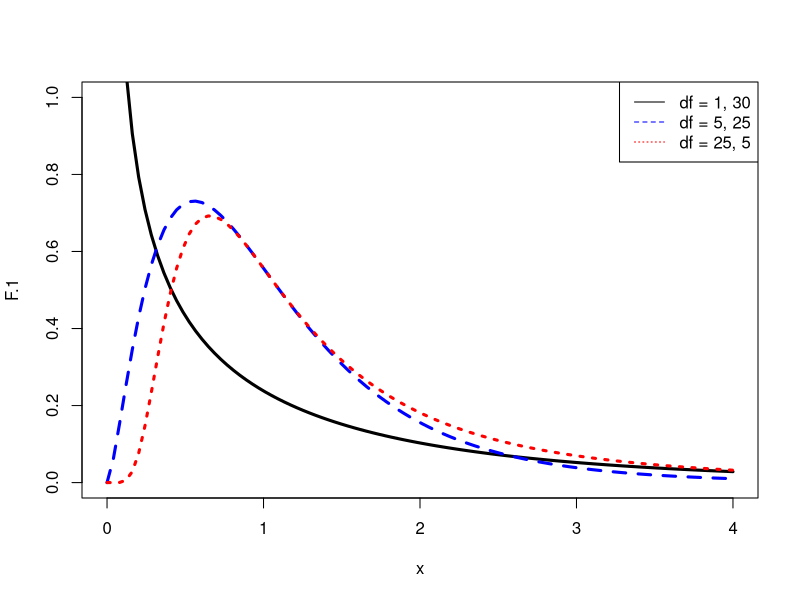
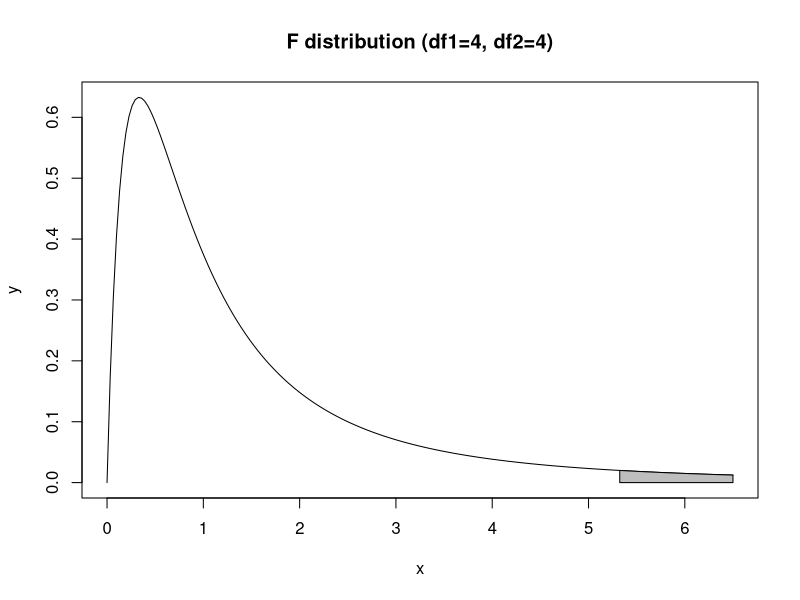

Here is the R script that generated these plots, in order:
# Unit 21. ANOVA (1): F-distribution and F-test

adhd <- data.frame(score=c(95,105,98,103,107,110,125,105,113,120),
                     therapy=c(rep("A", 5), rep("B", 5)))
adhd

g <- 2
ng <- c(5, 5)
mg <- c(mean(adhd$score[1:5]), mean(adhd$score[6:10]))
m <- mean(adhd$score)
mstr <- sum(((mg-m)^2*ng) / (g-1))
mstr

Xg1 <- adhd$score[1:5]
Xg2 <- adhd$score[6:10]
mse <- (sum((Xg1-mg[1])^2) + sum((Xg2-mg[2])^2)) / sum(ng - 1)
mse

F.value <- mstr/mse
F.value

x <- seq(0, 4, length=100)
F.1 <- df(x, df1=1, df2=30)
F.5 <- df(x, df1=5, df2=25)
F.25 <- df(x, df1=25, df2=5)
plot(x, F.1, lty=1, lwd=3, col="black", type="l", ylim=c(0, 1))
lines(x, F.5, lty=2,lwd=3, col="blue")
lines(x, F.25, lty=3, lwd=3, col="red")
legend('topright', lty=c(1, 2, 3), col=c("black", "blue", "red"), 
       legend=c("df = 1, 30", "df = 5, 25", "df = 25, 5"))

pf(9.59, df1=1, df=8, lower.tail=FALSE)
qf(0.05, df1=1, df=8, lower.tail=FALSE)

x <- seq(0, 6.5, length=200)
y <- df(x, df1=4, df2=4)
plot(x, y, type='l',
     main="F distribution (df1=4, df2=4)")

xlim <- x[5.32<=x]
ylim <- y[5.32<=x]
xlim <- c(xlim[1], xlim, tail(xlim, 1))
ylim <- c(0, ylim, 0) 
polygon(xlim, ylim, col="grey")

str(adhd)
adhd.aov <- aov(score ~ therapy, data=adhd)
summary(adhd.aov)


